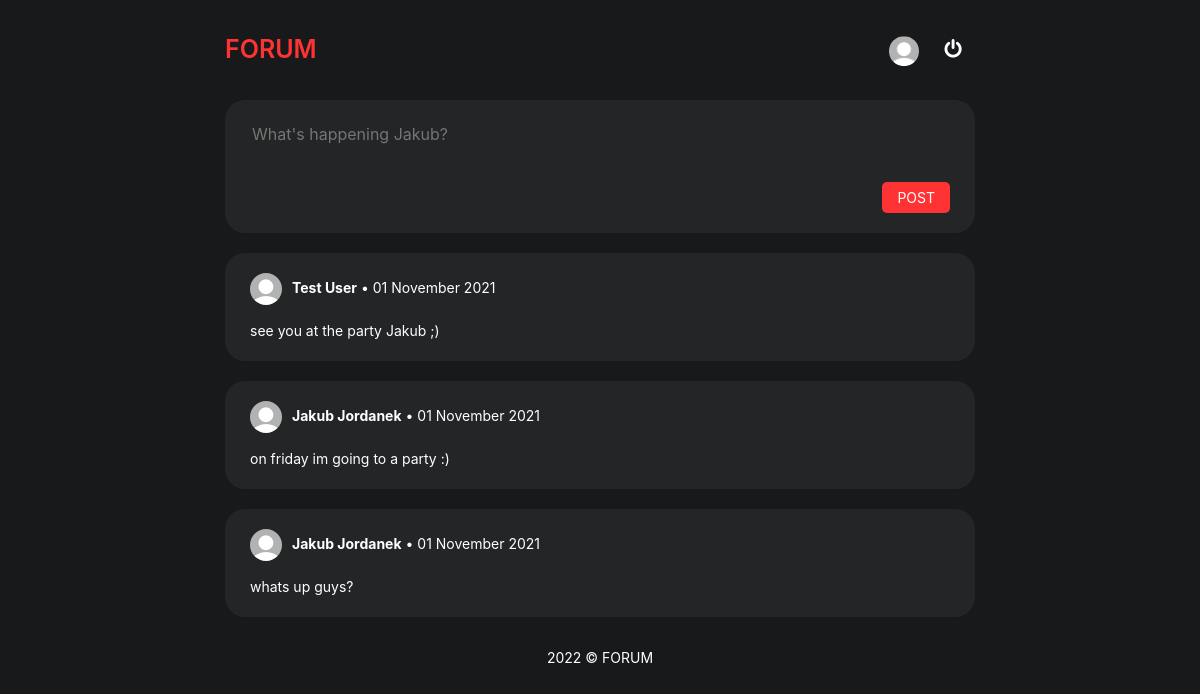
Screenshot of /home.php (signed in) with the database file from the repository.
### tables this page shows
CREATE TABLE `posts` (
  `id` int(11) NOT NULL,
  `user_id` int(11) NOT NULL,
  `date` datetime NOT NULL,
  `content` text NOT NULL
);

CREATE TABLE `users` (
  `id` int(11) NOT NULL,
  `email` varchar(50) NOT NULL,
  `password` text NOT NULL,
  `first_name` varchar(25) NOT NULL,
  `last_name` varchar(50) NOT NULL,
  `birthday` date NOT NULL,
  `gender` enum('Male','Female','Other') NOT NULL,
  `image` varchar(100) NOT NULL DEFAULT 'default.png'
);

### home.php (the view, shortened to what this page needs)
<?php
    require_once('connect.php');
?>
<!DOCTYPE html>
<html lang="en">
    <head>
        <link rel="stylesheet" href="bootstrap/css/bootstrap.min.css">
        <link rel="stylesheet" href="css/fontello.css">
        <link rel="stylesheet" href="css/main.css">
        <link rel="stylesheet" href="css/default.css">
    </head>
    <body>
        <div id="nav">
            <div id="logo">
                <a href="home.php" class="link-header">
                    FORUM
                </a>
            </div>
            <div id="menu">
                <?php
                    echo '<a href="profile.php?id='.$_SESSION['id'].'" class="link-nav"><img src="img/'.$_SESSION['image'].'"></img></a>';
                ?>
                <a href="logout.php" class="link-nav">
                    <i class="icon-off"></i>
                </a>
            </div>
        </div>
        <div id="content">
            <form method="POST">
                <div class="post">
                    <textarea placeholder="What's happening <?php echo $_SESSION['first_name']; ?>?" name="content" minlength="1"></textarea>
                    <input type="submit" value="POST">
                </div>
            </form>
            <?php
                try
                {
                    $connect = new mysqli($host, $db_user, $db_password, $db_name);
                    if ($connect->connect_errno != 0)
                    {
                        throw new Exception(mysqli_connect_errno());
                    }
                    else
                    {
                        $query = $connect->query("SELECT * FROM posts JOIN users ON users.id=posts.user_id ORDER BY posts.id DESC");
                        while ($record = mysqli_fetch_array($query))
                        {
                            echo '
                                <div class="post">
                                    <a href="profile.php?id='.$record['id'].'" class="link-white">
                                        <img src="img/'.$record['image'].'" width="32"><b>'.$record['first_name'].' '.$record['last_name'].'</b>
                                    </a>
                                    &bull; '.date("d F Y", strtotime($record['date'])).'
                                    <span>'.$record['content'].'</span>
                                </div>
                            ';
                        }
                    }
                }
                catch (Exception $e)
                {
                    echo $e;
                }
            ?>
        </div>
        <div id="footer">
            2022 &copy; FORUM
        </div>
    </body>
</html>

### css/main.css (style rules this page uses)
#nav { width: 750px; height: 50px; margin: 25px auto; }
#logo { width: 50%; font-size: 25px; font-weight: 600; position: relative; top: 50%; transform: translateY(-50%); float: left; }
#menu { width: 50%; text-align: right; position: relative; top: 50%; transform: translateY(-50%); float: left; }
#menu a { margin: 0 8px; font-size: 20px; }
#menu a img { width: 30px; border-radius: 50%; }
#content { width: 750px; margin: 0 auto; }
.post { width: 100%; margin: 0 auto 20px auto; padding: 20px 25px; background-color: #242526; border-radius: 20px; }
.post textarea { width: 100%; background-color: #242526; color: #ffffff; font-size: 16px; border: 0; resize: none; }
.post img { margin-right: 10px; border-radius: 50%; }
.post span { margin-top: 15px; display: block; }
.post input[type="submit"] { margin-top: 5px; margin-left: auto; padding: 5px 15px; background-color: #FF3333; color: #ffffff; border: 0; border-radius: 5px; display: block; }

### css/default.css (style rules this page uses)
body { margin: 0 !important; background-color: #18191a; color: #ffffff; font-size: 14px; }
#footer { width: 100%; margin: 30px 0; text-align: center; }
a.link-header { color: #FF3333; text-decoration: none; }
a.link-nav { color: #ffffff; text-decoration: none; }
a.link-white { color: #ffffff; }

### rows the page displays
posts: user.image (placeholder picture), user.first_name "Test", user.last_name "User", date "01 November 2021", content "see you at the party Jakub ;)"
posts: user.image (placeholder picture), user.first_name "Jakub", user.last_name "Jordanek", date "01 November 2021", content "on friday im going to a party :)"
posts: user.image (placeholder picture), user.first_name "Jakub", user.last_name "Jordanek", date "01 November 2021", content "whats up guys?"
